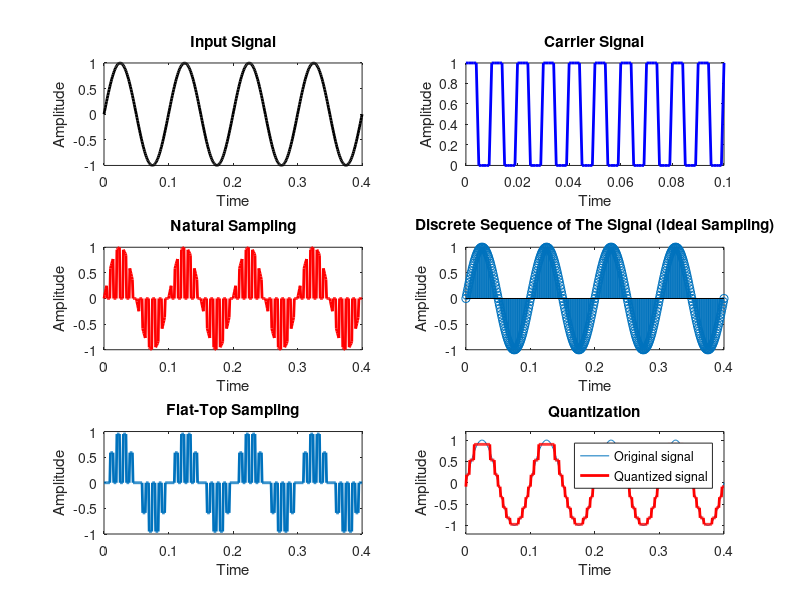
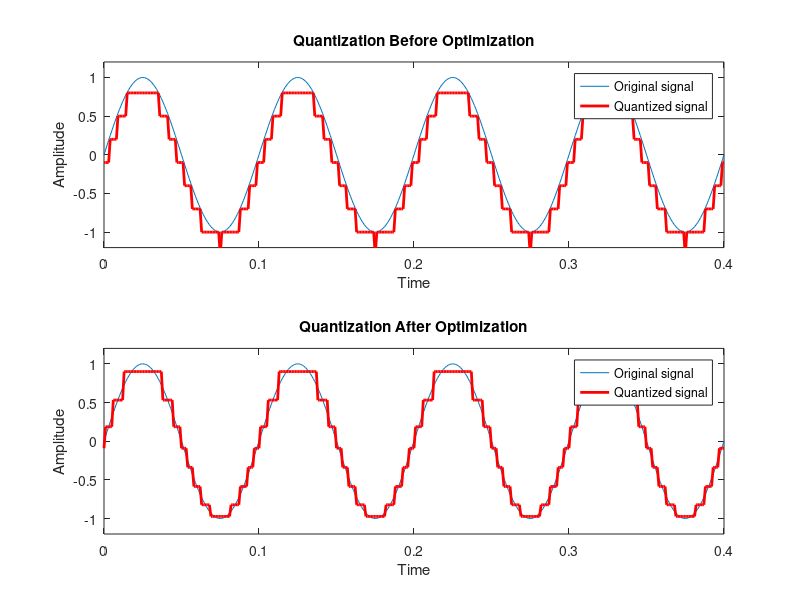

MATLAB code to generate these figures, in order:
clc
clear
close all

%% FREQUENCIES

fc = 100;
fm = fc/10;
fs = 10*fc;

%% AMPLITUDES

Amt = 1;
Act = 0.5;

%% TIME INTERVAL

t = 0 : 1/fs : 4/fm;

%% INPUT SIGNAL

mt = Amt*sin(2*pi*fm*t);

%% CARRIER SIGNAL

ct = Act*square(2*pi*fc*t)+0.5;

%% MODULATED SIGNAL(PAM)

st = mt.*ct;

%% INPUT SIGNAL FIGURE
figure
subplot(321)
plot(t,mt,'k','linewidth',2);
title('Input Signal')
xlabel('Time')
ylabel('Amplitude')

%% CARRIER SIGNAL FIGURE

subplot(322)
plot(t,ct,'b','linewidth',2);
title('Carrier Signal')
xlabel('Time')
ylabel('Amplitude')
axis([0 0.1 0 1])

%% MODULATED SIGNAL WITH NATURAL SAMPLING(PAM)

subplot(323)
plot(t,st,'r','linewidth',2);
title('Natural Sampling')
xlabel('Time')
ylabel('Amplitude')

%% MODULATED SIGNAL WITH IDEAL SAMPLING(PAM)

subplot(324)
stem(t,mt)
title('Discrete Sequence of The Signal (Ideal Sampling)')
xlabel('Time')
ylabel('Amplitude')

%% FLAT-TOP PAM CALCULATIONS

y1 = zeros(1,length(t));

for i = 2:length(t)
    if ct(i) == 1 && ct(i-1) == 0
        y1(i) = ct(i) * mt(i); % Sampling occurs during rising edge
    elseif ct(i) == 1 && ct(i-1) == 1
        y1(i) = y1(i-1); % Value remains constant while the carrier signal is 1
    else
        y1(i) = 0; % Otherwise, y is zero
    end
end

%% MODULATED SIGNAL WITH FLAT-TOP SAMPLING(PAM)

subplot(325)
plot(t, y1,'linewidth',2);
xlabel('Time');
ylabel('Amplitude');
title('Flat-Top Sampling');

%% QUANTIZATION PART


sig=mt;
partition = -1:0.3:1; % Length 11, to represent 12 intervals
codebook = -1.3:0.3:1; % Length 12, one entry for each interval
[partition2,codebook2] = lloyds(sig,codebook);
[index,quants,distor] = quantiz(sig,partition,codebook);
[index2,quant2,distor2] = quantiz(sig,partition2,codebook2);

subplot(326)
plot(t,sig,t,quant2,'-r','linewidth',2)
xlabel('Time');
ylabel('Amplitude');
title('Quantization');
legend('Original signal','Quantized signal');
axis([0 0.4 -1.2 1.2])

figure
subplot(211)
plot(t,sig,t,quants,'-r','linewidth',2)
xlabel('Time');
ylabel('Amplitude');
title('Quantization Before Optimization');
legend('Original signal','Quantized signal');
axis([0 0.4 -1.2 1.2])

subplot(212)
plot(t,sig,t,quant2,'-r','linewidth',2)
xlabel('Time');
ylabel('Amplitude');
title('Quantization After Optimization');
legend('Original signal','Quantized signal');
axis([0 0.4 -1.2 1.2])

% clc;
% p=input('Enter the probabilities:');
% n=length(p);
% symbols=[1:n];
% [dict,avglen]=huffmandict(symbols,p);
% temp=dict;
% t=dict(:,2);
% for i=1:length(temp)
%     temp{i,2}=num2str(temp{i,2});
% end
% disp('The huffman code dict:');
% disp(temp)
% fprintf('Enter the symbols between 1 to %d in[]',n);
% sym=input(':')
% encod=huffmanenco(sym,dict);
% disp('The encoded output:');
% disp(encod);
% bits=input('Enter the bit stream in[];');
% decod=huffmandeco(bits,dict);
% disp('The symbols are:');
% disp(decod); 
% 
% H=0;
% Z=0;
% for(k=1:n)
%     H=H+(p(k)*log2(1/p(k)));
%         
%  end
% fprintf(1,'Entropy is %f bits',H);
% N=H/avglen;
% fprintf('\n Efficiency is:%f',N);
% for(r=1:n)
%    l(r)=length(t{r});
% end
% m=max(l)
% s=min(l)
% v=m-s;
% fprintf('the variance is:%d',v);
